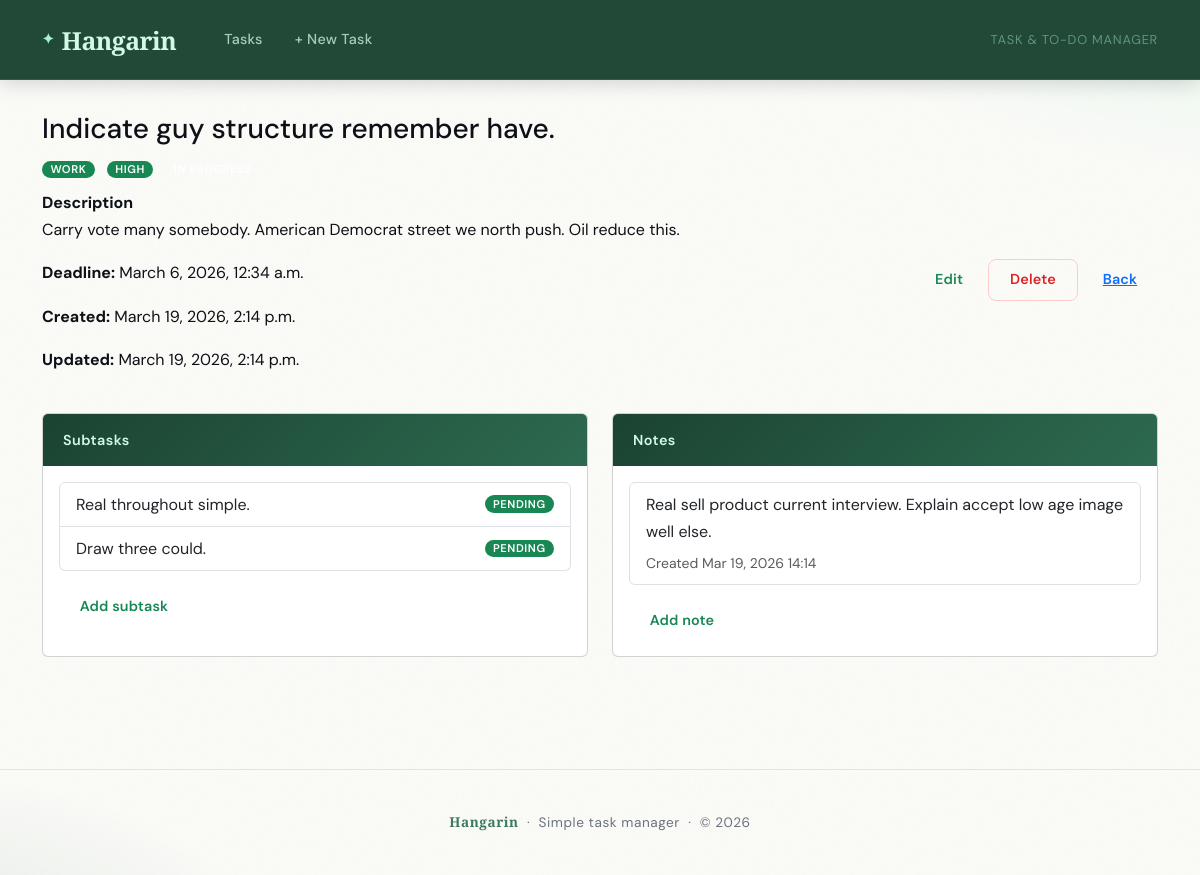
The page /tasks/27/ on the database its author committed.
### tasks/models.py (models this page shows, shortened)
class BaseModel(models.Model):
    created_at = models.DateTimeField(auto_now_add=True)
    updated_at = models.DateTimeField(auto_now=True)
    class Meta:
        abstract = True

class Task(BaseModel):
    title = models.CharField(max_length=255)
    description = models.TextField()
    deadline = models.DateTimeField()
    status = models.CharField(max_length=50, choices=STATUS_CHOICES, default="Pending")
    category = models.ForeignKey(Category, on_delete=models.SET_NULL, null=True)
    priority = models.ForeignKey(Priority, on_delete=models.SET_NULL, null=True)

class Category(BaseModel):
    name = models.CharField(max_length=100)
    class Meta:
        verbose_name = "Category"
        verbose_name_plural = "Categories"
    def __str__(self):
        return self.name

class Priority(BaseModel):
    name = models.CharField(max_length=100)
    class Meta:
        verbose_name = "Priority"
        verbose_name_plural = "Priorities"
    def __str__(self):
        return self.name

class SubTask(BaseModel):
    parent_task = models.ForeignKey(Task, on_delete=models.CASCADE, related_name='subtasks')
    title = models.CharField(max_length=255)
    status = models.CharField(max_length=50, choices=STATUS_CHOICES, default="Pending")

class Note(BaseModel):
    task = models.ForeignKey(Task, on_delete=models.CASCADE, related_name='notes')
    content = models.TextField()

### tasks/views.py (the view)
# urls.py: path("tasks/<int:pk>/", views.TaskDetailView.as_view(), name="task_detail"),
class TaskDetailView(generic.DetailView):
    model = Task

### tasks/templates/tasks/task_detail.html (shortened to what this page needs)
{% extends "tasks/base.html" %}
{% block content %}
<div class="mb-3">
  <h1 class="h3">{{ object.title }}</h1>
  <div class="mb-2">
    <span class="badge bg-success me-2">{{ object.category }}</span>
    <span class="badge bg-success me-2">{{ object.priority }}</span>
    <span class="badge {{ object.due_status_badge }} status-badge">{{ object.status }}</span>
  </div>
  <div class="mb-3">
    <strong>Description</strong>
    <p>{{ object.description|linebreaksbr }}</p>
  </div>
  <div class="row mb-4">
    <div class="col-sm-6">
      <p><strong>Deadline:</strong> {{ object.deadline }}</p>
      <p><strong>Created:</strong> {{ object.created_at }}</p>
      <p><strong>Updated:</strong> {{ object.updated_at }}</p>
    </div>
    <div class="col-sm-6 text-end">
      <a href="{% url 'tasks:task_edit' object.pk %}" class="btn btn-outline-success">Edit</a>
      <a href="{% url 'tasks:task_delete' object.pk %}" class="btn btn-outline-danger">Delete</a>
      <a href="{% url 'tasks:task_list' %}" class="btn btn-link">Back</a>
    </div>
  </div>
  <div class="row">
    <div class="col-lg-6 mb-3">
      <div class="card h-100">
        <div class="card-header">Subtasks</div>
        <div class="card-body">
          {% if object.subtasks.exists %}
            <div class="list-group mb-3">
              {% for sub in object.subtasks.all %}
                <div class="list-group-item d-flex justify-content-between align-items-center">
                  <span>{{ sub.title }}</span>
                  <span class="badge bg-success">{{ sub.status }}</span>
                </div>
              {% endfor %}
            </div>
          {% else %}
            <div class="alert alert-light">No subtasks yet.</div>
          {% endif %}
          <a class="btn btn-sm btn-outline-success" href="{% url 'tasks:subtask_add' object.pk %}">Add subtask</a>
        </div>
      </div>
    </div>
    <div class="col-lg-6 mb-3">
      <div class="card h-100">
        <div class="card-header">Notes</div>
        <div class="card-body">
          {% if object.notes.exists %}
            <div class="list-group mb-3">
              {% for note in object.notes.all %}
                <div class="list-group-item">
                  <p class="mb-1">{{ note.content|linebreaksbr }}</p>
                  <small class="text-muted">Created {{ note.created_at|date:'M j, Y H:i' }}</small>
                </div>
              {% endfor %}
            </div>
          {% else %}
            <div class="alert alert-light">No notes yet.</div>
          {% endif %}
          <a class="btn btn-sm btn-outline-success" href="{% url 'tasks:note_add' object.pk %}">Add note</a>
        </div>
      </div>
    </div>
  </div>
</div>
{% endblock %}

### tasks/templates/tasks/base.html (style rules this page uses)
:root { --ink: #0d1117; --ink-soft: #374151; --ink-muted: #6b7280; --sage: #3d7a5e; --sage-mid: #2d6a4f; --sage-deep: #1b4332; --mint: #a7f3d0; --mint-light:#d1fae5; --cream: #fafaf7; --white: #ffffff; --border: rgba(61, 122, 94, 0.15); --shadow-sm: 0 1px 3px rgba(13,17,23,0.06), 0 1px 2px rgba(13,17,23,0.04); --shadow-md: 0 4px 16px rgba(13,17,23,0.08), 0 2px 6px rgba(13,17,23,0.04); --shadow-lg: 0 20px 48px rgba(13,17,23,0.12), 0 8px 20px rgba(13,17,23,0.06); --radius-sm: 0.5rem; --radius-md: 0.875rem; --radius-lg: 1.5rem; --radius-xl: 2rem; }
*, *::before, *::after { box-sizing: border-box; }
html, body { height: 100%; }
body { font-family: 'DM Sans', system-ui, sans-serif; font-size: 16px; line-height: 1.7; color: var(--ink); background-color: var(--cream); min-height: 100vh; background-image: radial-gradient(ellipse 80% 50% at 110% -10%, rgba(167,243,208,0.35) 0%, transparent 60%), radial-gradient(ellipse 60% 40% at -10% 110%, rgba(45,106,79,0.12) 0%, transparent 55%); background-attachment: fixed; }
body::before { content: ''; position: fixed; inset: 0; pointer-events: none; z-index: 0; opacity: 0.4; }
.badge { font-size: 0.7rem; font-weight: 600; letter-spacing: 0.05em; text-transform: uppercase; padding: 0.3em 0.75em; border-radius: 2rem; }
.btn { font-weight: 600; font-size: 0.9rem; letter-spacing: 0.01em; border-radius: var(--radius-sm); padding: 0.55rem 1.3rem; transition: all 0.18s ease; border: none; }
.btn-outline-danger { background: transparent; border: 1.5px solid #fecaca; color: #dc2626; }
.card-header { background: linear-gradient(135deg, var(--sage-deep), var(--sage-mid)); color: var(--mint-light); font-weight: 600; font-size: 0.9rem; letter-spacing: 0.03em; padding: 0.85rem 1.25rem; border-bottom: none; }
.list-group-item, .list-group-item .fw-bold, .list-group-item span, .list-group-item p, .list-group-item small { white-space: normal; overflow-wrap: break-word; word-break: break-word; }

### rows shown on the page
Task: title "Indicate guy structure remember have.", category "WORK", priority "HIGH", description "Carry vote many somebody. American Democrat street we north push. Oil reduce this.", deadline "March 6, 2026, 12:34 a.m.", created_at "March 19, 2026, 2:14 p.m.", updated_at "March 19, 2026, 2:14 p.m."
SubTask: title "Real throughout simple.", status "PENDING"
SubTask: title "Draw three could.", status "PENDING"
Note: content "Real sell product current interview. Explain accept low age image well else.", created_at "Mar 19, 2026 14:14"
